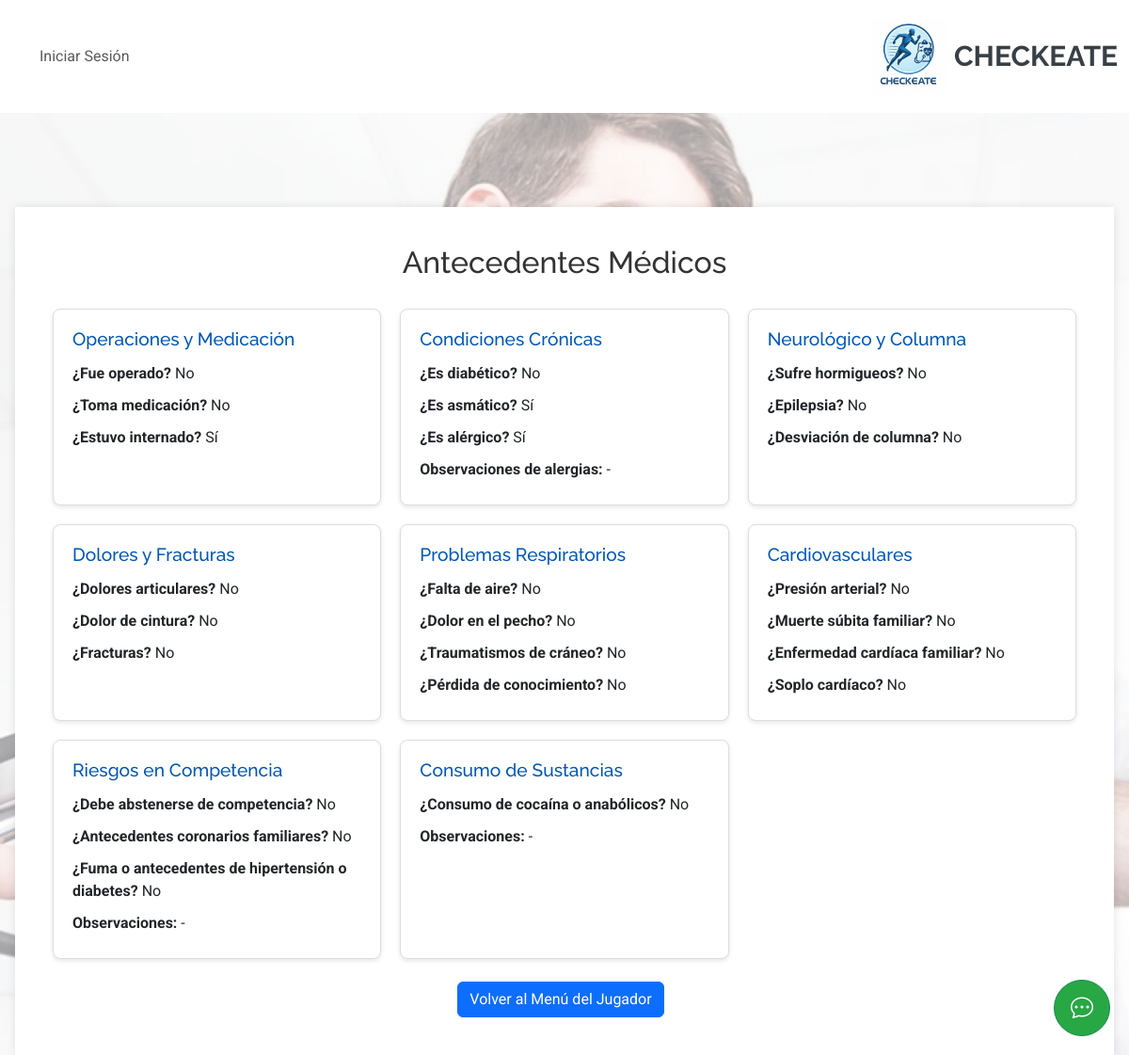
The page /registro-medico/ver_antecedente/1/ on the database its author committed.
### RegistroMedico/models.py (models this page shows)
class AntecedenteEnfermedades(models.Model):
    jugador = models.OneToOneField(Jugador, on_delete=models.CASCADE, related_name='antecedentes')
    fue_operado = models.BooleanField(null=True, blank=True, default=None)
    toma_medicacion = models.BooleanField(null=True, blank=True, default=None)
    estuvo_internado = models.BooleanField(null=True, blank=True, default=None)
    sufre_hormigueos = models.BooleanField(null=True, blank=True, default=None)
    es_diabetico = models.BooleanField(null=True, blank=True, default=None)
    es_asmatico = models.BooleanField(null=True, blank=True, default=None)
    es_alergico = models.BooleanField(null=True, blank=True, default=None)
    alerg_observ = models.CharField(max_length=100, null=True, blank=True, default=None)
    antecedente_epilepsia = models.BooleanField(null=True, blank=True, default=None)
    desviacion_columna = models.BooleanField(null=True, blank=True, default=None)
    dolor_cintura = models.BooleanField(null=True, blank=True, default=None)
    fracturas = models.BooleanField(null=True, blank=True, default=None)
    dolores_articulares = models.BooleanField(null=True, blank=True, default=None)
    falta_aire = models.BooleanField(null=True, blank=True, default=None)
    traumatismos_craneo = models.BooleanField(null=True, blank=True, default=None)
    dolor_pecho = models.BooleanField(null=True, blank=True, default=None)
    perdida_conocimiento = models.BooleanField(null=True, blank=True, default=None)
    presion_arterial = models.BooleanField(null=True, blank=True, default=None)
    muerte_subita_familiar = models.BooleanField(null=True, blank=True, default=None)
    enfermedad_cardiaca_familiar = models.BooleanField(null=True, blank=True, default=None)
    soplo_cardiaco = models.BooleanField(null=True, blank=True, default=None)
    abstenerse_competencia = models.BooleanField(null=True, blank=True, default=None)
    antecedentes_coronarios_familiares = models.BooleanField(null=True, blank=True, default=None)
    fumar_hipertension_diabetes = models.BooleanField(null=True, blank=True, default=None)
    fhd_observacion = models.CharField(max_length=100, null=True, blank=True, default=None)
    consumo_cocaina_anabolicos = models.BooleanField(null=True, blank=True, default=None)
    cca_observaciones = models.CharField(max_length=100, null=True, blank=True, default=None)
    class Meta:
        db_table = 'antecedente_enfermedades'
    def __str__(self):
        return f"Antecedentes de {self.jugador.persona.profile.nombre} {self.jugador.persona.profile.apellido}"

### RegistroMedico/views.py (the view)
# urls.py: path('ver_antecedente/<int:jugador_id>/', VerAntecedenteView.as_view(), name='ver_antecedente'),
class VerAntecedenteView(DetailView):
    model = AntecedenteEnfermedades
    template_name = 'registro_medico/ver_antecedentes.html'
    context_object_name = 'antecedente'
    def get_object(self, queryset=None):
        jugador_id = self.kwargs.get('jugador_id')
        jugador = get_object_or_404(Jugador, id=jugador_id)
        print(f"Jugador encontrado: {jugador}")
        ficha_medica = RegistroMedico.objects.filter(jugador=jugador).first()
        print(f"Ficha médica encontrada: {ficha_medica}")
        antecedente = get_object_or_404(AntecedenteEnfermedades, jugador=jugador)
        print(f"Antecedente encontrado: {antecedente}")
        return antecedente
    def get_context_data(self, **kwargs):
        context = super().get_context_data(**kwargs)
        antecedente = self.object
        ficha_medica = RegistroMedico.objects.filter(jugador=antecedente.jugador).first()
        context['ficha_medica'] = ficha_medica
        if hasattr(self.request.user, 'profile'):
            context['profile'] = self.request.user.profile
        return context

### RegistroMedico/models.py (called while the page is built)
    def __str__(self):
        return f"Ficha Médica {self.id} - {self.jugador.persona.profile.nombre} {self.jugador.persona.profile.apellido} - {self.torneo.nombre}"

### persona/models.py (called while the page is built)
    def __str__(self):
        return f"{self.persona.profile.nombre} {self.persona.profile.apellido}"

### RegistroMedico/templates/registro_medico/ver_antecedentes.html (shortened to what this page needs)
{% extends 'core/base.html' %}
{% load static %}
{% load widget_tweaks %}
{% block content %}
<main class="px-3" style="position: relative; min-height: 100vh;">
    <div style="position: relative; z-index: 1;">
        <div class="container" style="margin-top: 100px;">
            <h2>Antecedentes Médicos</h2>
            <div class="grid">
                <div class="card">
                    <h3>Operaciones y Medicación</h3>
                    <p><span>¿Fue operado?</span> {{ antecedente.fue_operado|yesno:"Sí,No" }}</p>
                    <p><span>¿Toma medicación?</span> {{ antecedente.toma_medicacion|yesno:"Sí,No" }}</p>
                    <p><span>¿Estuvo internado?</span> {{ antecedente.estuvo_internado|yesno:"Sí,No" }}</p>
                </div>
                <div class="card">
                    <h3>Condiciones Crónicas</h3>
                    <p><span>¿Es diabético?</span> {{ antecedente.es_diabetico|yesno:"Sí,No" }}</p>
                    <p><span>¿Es asmático?</span> {{ antecedente.es_asmatico|yesno:"Sí,No" }}</p>
                    <p><span>¿Es alérgico?</span> {{ antecedente.es_alergico|yesno:"Sí,No" }}</p>
                    <p><span>Observaciones de alergias:</span> {{ antecedente.alerg_observ|default:"-" }}</p>
                </div>
                <div class="card">
                    <h3>Neurológico y Columna</h3>
                    <p><span>¿Sufre hormigueos?</span> {{ antecedente.sufre_hormigueos|yesno:"Sí,No" }}</p>
                    <p><span>¿Epilepsia?</span> {{ antecedente.antecedente_epilepsia|yesno:"Sí,No" }}</p>
                    <p><span>¿Desviación de columna?</span> {{ antecedente.desviacion_columna|yesno:"Sí,No" }}</p>
                </div>
                <div class="card">
                    <h3>Dolores y Fracturas</h3>
                    <p><span>¿Dolores articulares?</span> {{ antecedente.dolores_articulares|yesno:"Sí,No" }}</p>
                    <p><span>¿Dolor de cintura?</span> {{ antecedente.dolor_cintura|yesno:"Sí,No" }}</p>
                    <p><span>¿Fracturas?</span> {{ antecedente.fracturas|yesno:"Sí,No" }}</p>
                </div>
                <div class="card">
                    <h3>Problemas Respiratorios</h3>
                    <p><span>¿Falta de aire?</span> {{ antecedente.falta_aire|yesno:"Sí,No" }}</p>
                    <p><span>¿Dolor en el pecho?</span> {{ antecedente.dolor_pecho|yesno:"Sí,No" }}</p>
                    <p><span>¿Traumatismos de cráneo?</span> {{ antecedente.traumatismos_craneo|yesno:"Sí,No" }}</p>
                    <p><span>¿Pérdida de conocimiento?</span> {{ antecedente.perdida_conocimiento|yesno:"Sí,No" }}</p>
                </div>
                <div class="card">
                    <h3>Cardiovasculares</h3>
                    <p><span>¿Presión arterial?</span> {{ antecedente.presion_arterial|yesno:"Sí,No" }}</p>
                    <p><span>¿Muerte súbita familiar?</span> {{ antecedente.muerte_subita_familiar|yesno:"Sí,No" }}</p>
                    <p><span>¿Enfermedad cardíaca familiar?</span> {{ antecedente.enfermedad_cardiaca_familiar|yesno:"Sí,No" }}</p>
                    <p><span>¿Soplo cardíaco?</span> {{ antecedente.soplo_cardiaco|yesno:"Sí,No" }}</p>
                </div>
                <div class="card">
                    <h3>Riesgos en Competencia</h3>
                    <p><span>¿Debe abstenerse de competencia?</span> {{ antecedente.abstenerse_competencia|yesno:"Sí,No" }}</p>
                    <p><span>¿Antecedentes coronarios familiares?</span> {{ antecedente.antecedentes_coronarios_familiares|yesno:"Sí,No" }}</p>
                    <p><span>¿Fuma o antecedentes de hipertensión o diabetes?</span> {{ antecedente.fumar_hipertension_diabetes|yesno:"Sí,No" }}</p>
                    <p><span>Observaciones:</span> {{ antecedente.fhd_observacion|default:"-" }}</p>
                </div>
                <div class="card">
                    <h3>Consumo de Sustancias</h3>
                    <p><span>¿Consumo de cocaína o anabólicos?</span> {{ antecedente.consumo_cocaina_anabolicos|yesno:"Sí,No" }}</p>
                    <p><span>Observaciones:</span> {{ antecedente.cca_observaciones|default:"-" }}</p>
                </div>
            </div>
            <div class="d-flex justify-content-center mt-4">
                <a href="{% url 'menu_jugador' %}" class="btn btn-primary me-2">Volver al Menú del Jugador</a>
            </div>
        </div>
    </div>
</main>
{% endblock %}

### core/static/core/css/main.css (style rules this page uses)
:root { --default-font: "Roboto", system-ui, -apple-system, "Segoe UI", Roboto, "Helvetica Neue", Arial, "Noto Sans", "Liberation Sans", sans-serif, "Apple Color Emoji", "Segoe UI Emoji", "Segoe UI Symbol", "Noto Color Emoji"; --heading-font: "Raleway", sans-serif; --nav-font: "Poppins", sans-serif; }
:root { --background-color: #ffffff; --default-color: #444444; --heading-color: #384046; --accent-color: #3498db; --surface-color: #ffffff; --contrast-color: #ffffff; }
:root { --nav-color: #444444; --nav-hover-color: #3498db; --nav-mobile-background-color: #ffffff; --nav-dropdown-background-color: #ffffff; --nav-dropdown-color: #444444; --nav-dropdown-hover-color: #3498db; }
:root { scroll-behavior: smooth; }
body { color: var(--default-color); background-color: var(--background-color); font-family: var(--default-font); }
a { color: var(--accent-color); text-decoration: none; transition: 0.3s; }
h1, h2, h3, h4, h5, h6 { color: var(--heading-color); font-family: var(--heading-font); }

### RegistroMedico/templates/registro_medico/ver_antecedentes.html (style rules this page uses)
body { margin: 0; }
main { margin-top: 0 !important; padding-top: 0 !important; }
.container { max-width: 1200px; padding: 40px; background-color: white; box-shadow: 0 0 10px rgba(0, 0, 0, 0.1); }
h2 { text-align: center; color: #333; margin-bottom: 30px; }
.grid { display: grid; grid-template-columns: repeat(auto-fit, minmax(300px, 1fr)); gap: 20px; }
.card { background-color: #fff; padding: 20px; border: 1px solid #ddd; border-radius: 8px; box-shadow: 0 2px 5px rgba(0, 0, 0, 0.1); }
.card h3 { margin-top: 0; font-size: 1.2em; color: #0056b3; }
.card p { margin: 5px 0; }
.card span { font-weight: bold; }

### rows shown on the page
AntecedenteEnfermedades: fue_operado "No", toma_medicacion "No", estuvo_internado "Sí", es_diabetico "No", es_asmatico "Sí", es_alergico "Sí", alerg_observ "-", sufre_hormigueos "No", antecedente_epilepsia "No", desviacion_columna "No", dolores_articulares "No", dolor_cintura "No", fracturas "No", falta_aire "No", dolor_pecho "No", traumatismos_craneo "No", perdida_conocimiento "No", presion_arterial "No", muerte_subita_familiar "No", enfermedad_cardiaca_familiar "No", soplo_cardiaco "No", abstenerse_competencia "No", antecedentes_coronarios_familiares "No", fumar_hipertension_diabetes "No", fhd_observacion "-", consumo_cocaina_anabolicos "No", cca_observaciones "-"
